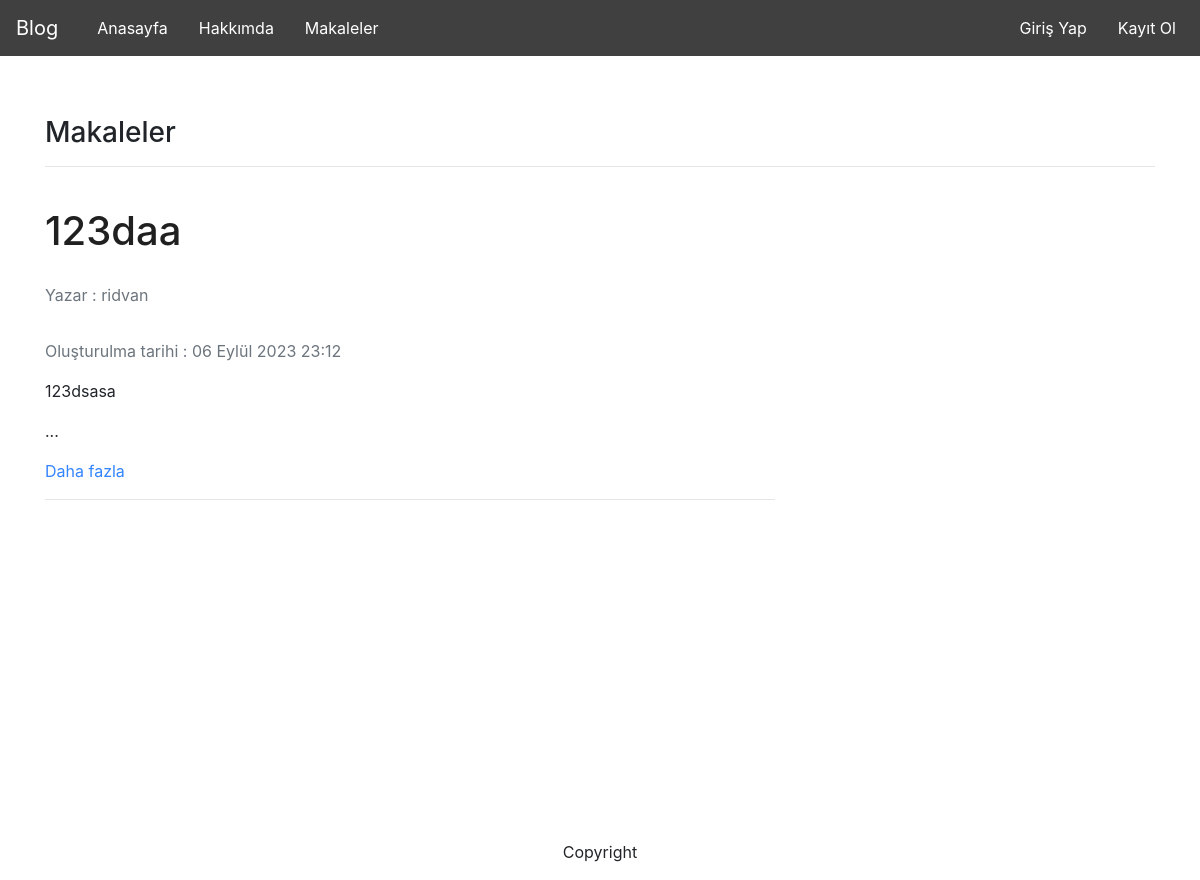
The page /articles/ on the database as committed earlier.
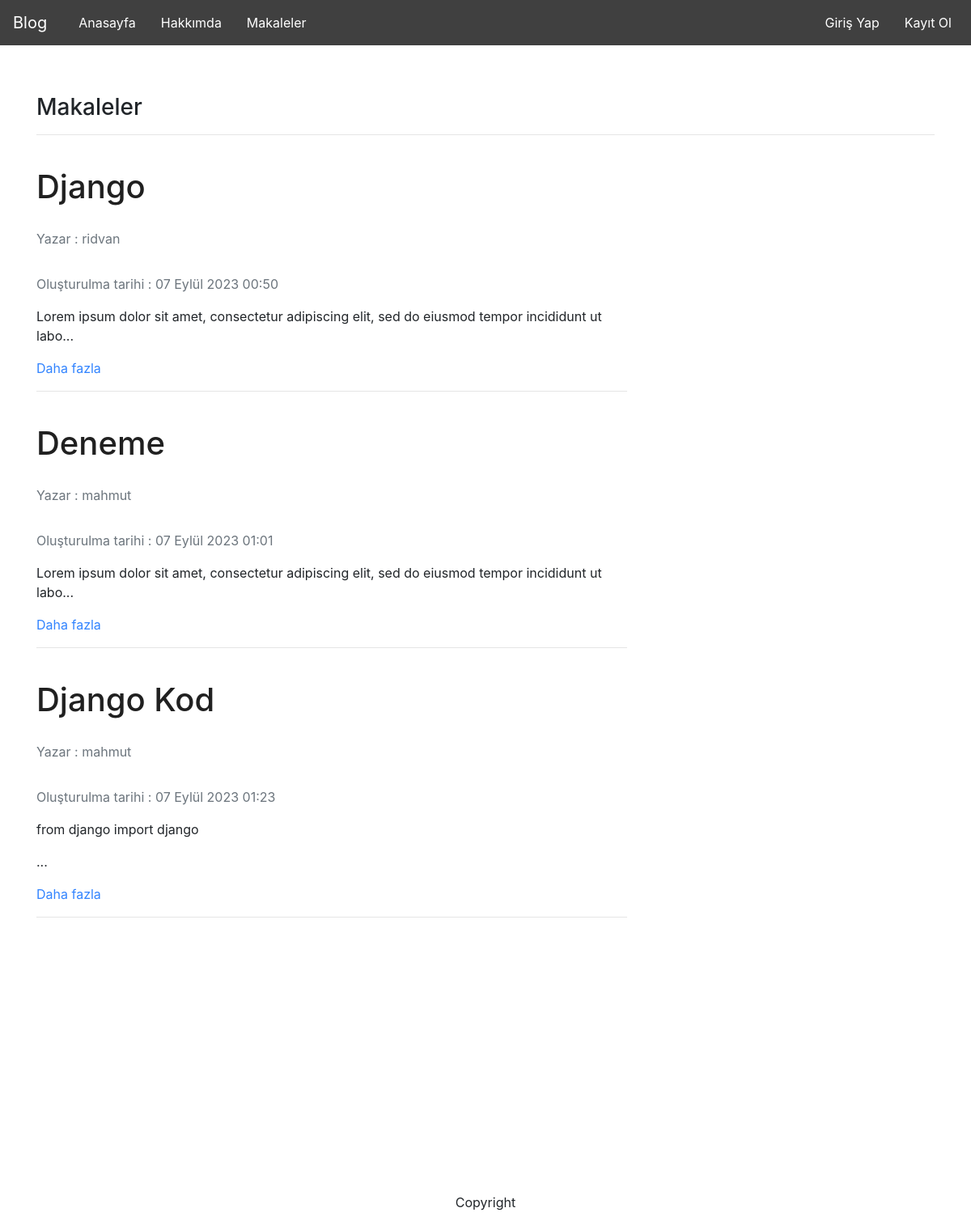
The same page on the database as committed later.
### article/models.py (models this page shows, shortened)
class Article(models.Model):
    author = models.ForeignKey("auth.User", on_delete= models.CASCADE, verbose_name="Yazar")
    title = models.CharField(max_length= 50, verbose_name="Başlık")
    description = RichTextField(max_length=10000, verbose_name="Açıklama")
    created_date = models.DateTimeField(auto_now_add=True, verbose_name="Oluşturulma tarihi")
    article_image = models.FileField(blank = True,null = True,verbose_name="Dosya Ekle")
    def short_description(self):
        return self.description[:100]

### article/views.py (the view)
# urls.py: path('', views.articles, name="articles" ),
def articles(request):
    articles = Article.objects.all()
    return render(request, "articles/articles.html", {"articles":articles})

### templates/articles/articles.html
{% extends 'layout.html' %}
{% block body %}
    <h3>Makaleler</h3>
    <hr>
    <br>
    {% if articles %}
        {% for article in articles %}
        <div class="row">
            <div class="col-lg-8">
                        <a href="{% url 'article:detailArticle' article.id %}" class="about-link-title"><h1 class="fw-bolder mb-1">{{article.title}}</h1></a>
                        <br>
                        <div class="text-muted fst-italic mb-2">Yazar : {{article.author.username}}</div>
                        <br>
                        <div class="text-muted fst-italic mb-2">Oluşturulma tarihi : {{article.created_date}}</div>
                        <p>{{ article.short_description|safe }}...</p>
                        <a href="{% url 'article:detailArticle' article.id %}" class="about-link ">Daha fazla</a>
                        <hr>
                        <br>
            </div>
            </div>
        {% endfor %}
    {% else %}
        <div class="alert alert-danger">
            Henüz bir makale bulunmuyor
        </div>
    {% endif %}
{% endblock body %}

### templates/layout.html (shortened to what this page needs)
<!DOCTYPE html>
{% load static %}
<html lang="tr">
<head>
    <link rel="stylesheet" href="{% static 'css/bootstrap.min.css' %}">
    <link rel="stylesheet" href="{% static 'css/style.css' %}">
</head>
<body>
    {% include 'includes/navbar.html' %}
    <div class="container">
        {% block body %}
        {% endblock body %}
        {% include 'includes/footer.html' %}
    </div>
</body>
</html>

### templates/includes/navbar.html (shortened to what this page needs)
<nav class="navbar navbar-expand-lg navbar-light">
  <a class="navbar-brand" href="/">Blog</a>
  <div class="collapse navbar-collapse" id="navbarNav">
    <ul class="navbar-nav mr-auto">
      <li class="nav-item active">
        <a class="nav-link" href="/">Anasayfa <span class="sr-only">(current)</span></a
        >
      </li>
      <li class="nav-item">
        <a class="nav-link" href="/about">Hakkımda</a>
      </li>
      <li class="nav-item">
        <a class="nav-link" href="/articles">Makaleler</a>
      </li>
    </ul>
    <ul class="navbar-nav ml-auto">
      {% if request.user.is_authenticated %}
        <li class="nav-item">
          <p class="username-navbar">Giriş yapıldı : {{user.username}}</p>
        </li>
      {% else %}
      <li class="nav-item">
        <a class="nav-link" href="/user/login">Giriş Yap</a>
      </li>
      <li class="nav-item">
        <a class="nav-link" href="/user/register">Kayıt Ol</a>
      </li>
      {% endif %}
    </ul>
  </div>
</nav>

### templates/includes/footer.html
<p class="footer-text">Copyright</p>

### static/css/style.css (style rules this page uses)
.navbar { background-color: #404040 !important; margin-bottom: 60px !important; }
a { color: #fff !important; }
li { margin-left: 15px; }
.about-link { color: #3284ff !important; }
.about-link-title { color: #202020 !important; }
.nav-link { transition: 0.4s; border-radius: 40px; }
.footer-text { margin-top: 300px; text-align: center; }

Rows that differ between the two databases and show on the page:
removed Article: title "123daa", author.username "ridvan", created_date "06 Eylül 2023 23:12", short_description "123dsasa"
added Article: title "Django", author.username "ridvan", created_date "07 Eylül 2023 00:50", short_description "Lorem ipsum dolor sit amet, consectetur adipiscing elit, sed do eiusmod tempor incididunt ut labo"
added Article: title "Deneme", author.username "mahmut", created_date "07 Eylül 2023 01:01", short_description "Lorem ipsum dolor sit amet, consectetur adipiscing elit, sed do eiusmod tempor incididunt ut labo"
added Article: title "Django Kod", author.username "mahmut", created_date "07 Eylül 2023 01:23", short_description "from django import django"
